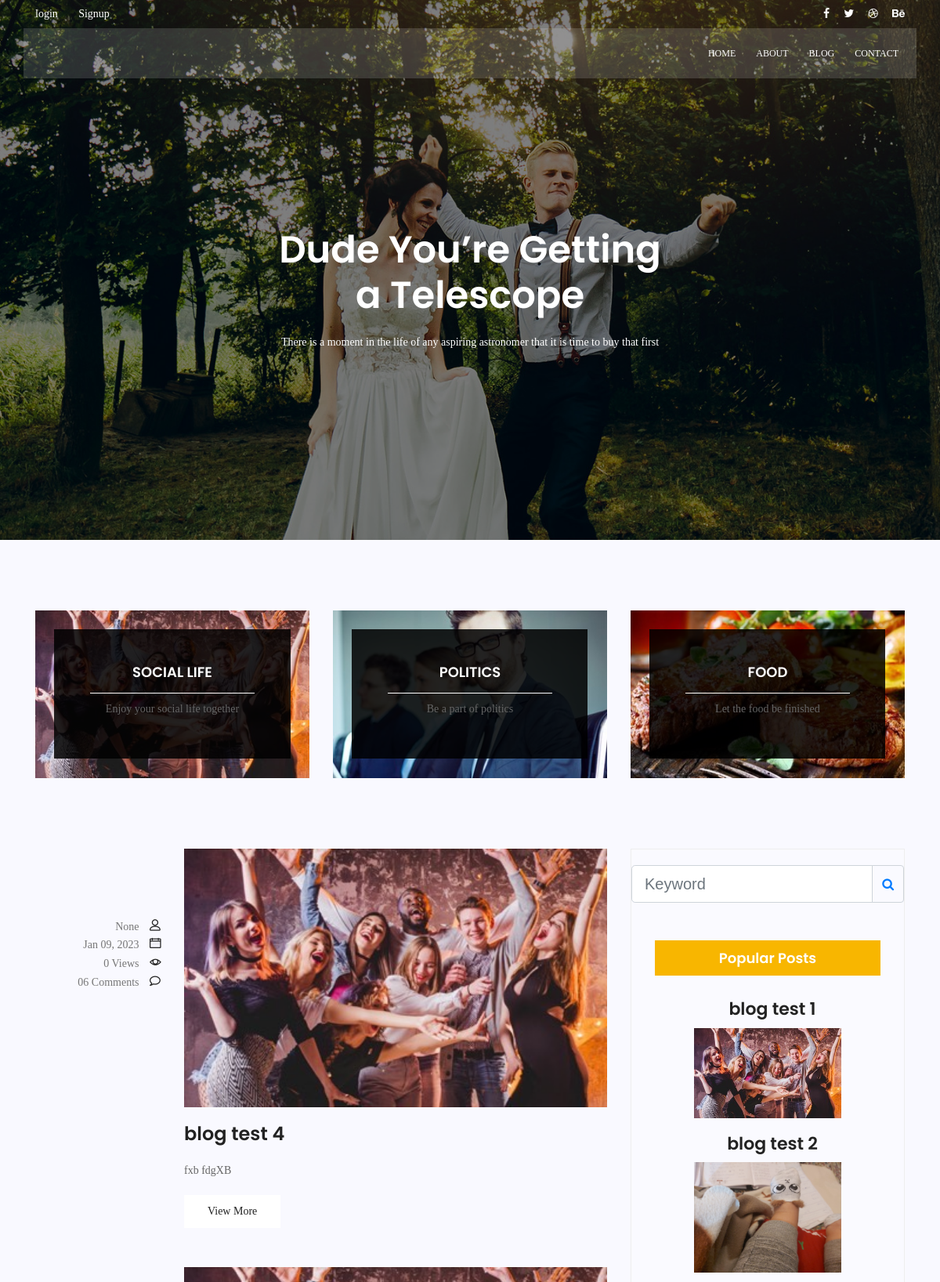
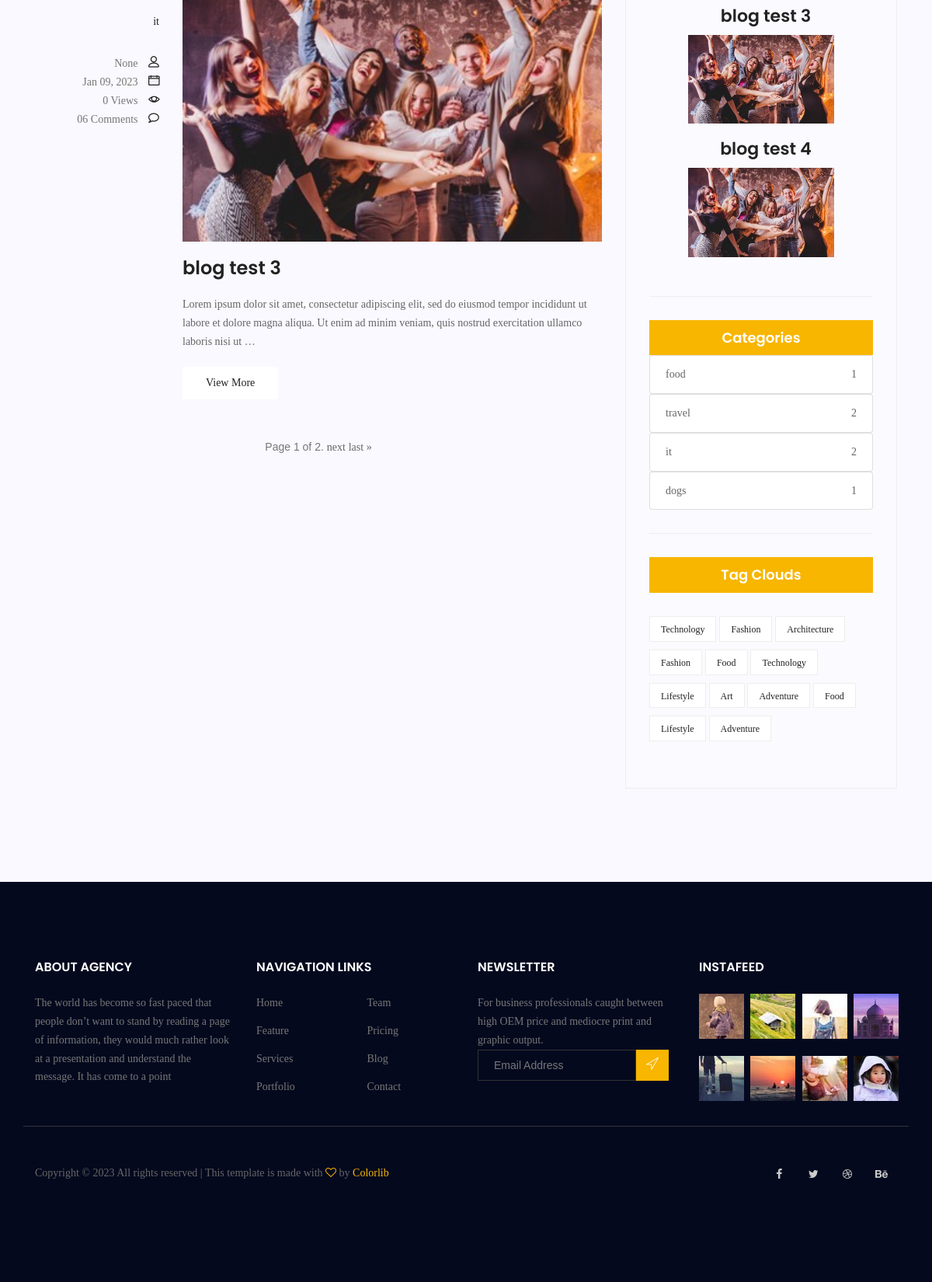
Screenshot of /blog/ with the database file from the repository (2 pictures, top to bottom).
### Blog/models.py (models this page shows, shortened)
class Post(models.Model):
    image = models.ImageField(default='img/blog/cat-widget1.jpg')
    author = models.ForeignKey(User,on_delete=models.SET_NULL,null=True)
    title = models.CharField(max_length=255)
    content = models.TextField()
    category =models.ManyToManyField(Category)
    counted_views = models.IntegerField(default=0)
    status = models.BooleanField(default=False)
    published_date = models.DateTimeField(null=True)
    created_date = models.DateTimeField(auto_now_add=True)
    updated_date = models.DateTimeField(auto_now=True)
    class Meta:
        ordering = ['-created_date']

class Category(models.Model):
    name = models.CharField(max_length=223)
    def __str__(self) :
        return self.name

### Blog/views.py (the view)
# urls.py: path('',blogs.as_view(),name='blog_home'),
class blogs(ListView):
    model=Post
    template_name='blogs/blog-home.html'
    paginate_by = 2
    def get_queryset(self):
        return Post.objects.filter(status=1)

### Blog/templatetags/blog_tag.py (called while the page is built)
@register.inclusion_tag('blogs/latest_post.html')
def last_post():
    posts=Post.objects.filter(status=1).order_by('published_date')[:4]
    return {'posts':posts}

@register.inclusion_tag('blogs/category.html')
def categore_tag():
    posts = Post.objects.filter(status=1)
    cat = Category.objects.all()
    dic = {}
    for name in cat:
        dic[name]=posts.filter(category=name).count()
    return {'categoris':dic}

### templates/blogs/blog-home.html (shortened to what this page needs)
{% extends 'base.html' %}
{% load static %}
{% block content %}
{% load blog_tag %}
<section class="banner-area relative blog-home-banner" id="home">
	<div class="overlay overlay-bg"></div>
	<div class="container">
		<div class="row d-flex align-items-center justify-content-center">
			<div class="about-content blog-header-content col-lg-12">
				<h1 class="text-white">
					Dude You’re Getting
					a Telescope
				</h1>
				<p class="text-white">
					There is a moment in the life of any aspiring astronomer that it is time to buy that first
				</p>
			</div>
		</div>
	</div>
</section>
<section class="top-category-widget-area pt-90 pb-90 ">
	<div class="container">
		<div class="row">
			<div class="col-lg-4">
				<div class="single-cat-widget">
					<div class="content relative">
						<div class="overlay overlay-bg"></div>
						<a href="#" target="_blank">
							<div class="thumb">
								<img class="content-image img-fluid d-block mx-auto"
									src="{% static 'img/blog/cat-widget1.jpg' %}" alt="">
							</div>
							<div class="content-details">
								<h4 class="content-title mx-auto text-uppercase">Social life</h4>
								<span></span>
								<p>Enjoy your social life together</p>
							</div>
						</a>
					</div>
				</div>
			</div>
			<div class="col-lg-4">
				<div class="single-cat-widget">
					<div class="content relative">
						<div class="overlay overlay-bg"></div>
						<a href="#" target="_blank">
							<div class="thumb">
								<img class="content-image img-fluid d-block mx-auto"
									src="{% static 'img/blog/cat-widget2.jpg' %}" alt="">
							</div>
							<div class="content-details">
								<h4 class="content-title mx-auto text-uppercase">Politics</h4>
								<span></span>
								<p>Be a part of politics</p>
							</div>
						</a>
					</div>
				</div>
			</div>
			<div class="col-lg-4">
				<div class="single-cat-widget">
					<div class="content relative">
						<div class="overlay overlay-bg"></div>
						<a href="#" target="_blank">
							<div class="thumb">
								<img class="content-image img-fluid d-block mx-auto"
									src="{% static 'img/blog/cat-widget3.jpg' %}" alt="">
							</div>
							<div class="content-details">
								<h4 class="content-title mx-auto text-uppercase">Food</h4>
								<span></span>
								<p>Let the food be finished</p>
							</div>
						</a>
					</div>
				</div>
			</div>
		</div>
	</div>
</section>
<section class="post-content-area">
	<div class="container">
		<div class="row">
			<div class="col-lg-8 posts-list">
				{% for post in object_list %}
				<div class="single-post row">
					<div class="col-lg-3  col-md-3 meta-details">
						<ul class="tags">
							<li><a href="#">{{ post.category.all|join:"," }}</a></li>
						</ul>
						<div class="user-details row">
							<p class="user-name col-lg-12 col-md-12 col-6"><a href="#">{{ post.author }}</a> <span
									class="lnr lnr-user"></span></p>
							<p class="date col-lg-12 col-md-12 col-6"><a href="#">{{ post.published_date|date:"M d, Y"}}</a> <span class="lnr lnr-calendar-full"></span></p>
							<p class="view col-lg-12 col-md-12 col-6"><a href="#">{{ post.counted_views }} Views</a>
								<span class="lnr lnr-eye"></span></p>
							<p class="comments col-lg-12 col-md-12 col-6"><a href="#">06 Comments</a> <span
									class="lnr lnr-bubble"></span></p>
						</div>
					</div>
					<div class="col-lg-9 col-md-9 ">
						<div class="feature-img">
							<img class="img-fluid" src="{{ post.image.url }}" alt="">
						</div>
						<a class="posts-title" href="{% url 'blog:single' pk=post.id %}">
							<h3>
								{{ post.title }}
							</h3>
						</a>
						<p class="excert">
							{{ post.content|truncatechars:200 }}
						</p>
						<a href="{% url 'blog:single' pk=post.id %}" class="primary-btn">View More</a>
					</div>
				</div>
				{% endfor %}
				<div style="text-align: center;">
					<span class="step-links">
						<span class="current">
							Page {{ page_obj.number }} of {{ page_obj.paginator.num_pages }}.
						</span>
						{% if page_obj.has_next %}
							<a href="?page={{ page_obj.next_page_number }}">next</a>
							<a href="?page={{ page_obj.paginator.num_pages }}">last &raquo;</a>
						{% endif %}
					</span>
				</div>
			</div>
			<div class="col-lg-4 sidebar-widgets">
				<div class="widget-wrap">
					<div class="mb-5">
						<form action="{% url 'blog:search' %}" method="get">
							<div class="input-group">
								<input type="text" name="s" class="form-control form-control-lg" placeholder="Keyword">
								<div class="input-group-append">
									<span class="input-group-text bg-transparent text-primary"><i
											class="fa fa-search"></i></span>
								</div>
							</div>
						</form>
					</div>
					{% last_post %}
					{% categore_tag %}
					<div class="single-sidebar-widget tag-cloud-widget">
						<h4 class="tagcloud-title">Tag Clouds</h4>
						<ul>
							<li><a href="#">Technology</a></li>
							<li><a href="#">Fashion</a></li>
							<li><a href="#">Architecture</a></li>
							<li><a href="#">Fashion</a></li>
							<li><a href="#">Food</a></li>
							<li><a href="#">Technology</a></li>
							<li><a href="#">Lifestyle</a></li>
							<li><a href="#">Art</a></li>
							<li><a href="#">Adventure</a></li>
							<li><a href="#">Food</a></li>
							<li><a href="#">Lifestyle</a></li>
							<li><a href="#">Adventure</a></li>
						</ul>
					</div>
				</div>
			</div>
		</div>
	</div>
</section>
{% endblock %}

### templates/base.html (shortened to what this page needs)
{% load static %}
<!DOCTYPE html>
<html lang="zxx" class="no-js">
<head>
    <link rel="stylesheet" href="{% static 'css/linearicons.css' %}">
    <link rel="stylesheet" href="{% static 'css/font-awesome.min.css' %}">
    <link rel="stylesheet" href="{% static 'css/bootstrap.css' %}">
    <link rel="stylesheet" href="{% static 'css/magnific-popup.css' %}">
    <link rel="stylesheet" href="{% static 'css/jquery-ui.css' %}">
    <link rel="stylesheet" href="{% static 'css/nice-select.css' %}">
    <link rel="stylesheet" href="{% static 'css/animate.min.css' %}">
    <link rel="stylesheet" href="{% static 'css/owl.carousel.css' %}">
    <link rel="stylesheet" href="{% static 'css/main.css' %}">
</head>
<body>
    <header id="header">
        <div class="header-top">
            <div class="container ">
                <div class="row align-items-center d-flex">
                    <div class="col-lg-6 col-sm-6 col-6 header-top-left">
                        <ul>
                            {% if request.user.is_authenticated %}
                              <li><a href="#">loged in {{request.user.username}}</a></li>
                              <li><a href="{% url 'accounts:logout' %}">logout</a></li>
                              {% else %}
                              <li><a href="{% url 'accounts:login' %}">login</a></li>
                              <li><a href="{% url 'accounts:signup' %}">Signup</a></li>
                            {% endif %}
                        </ul>
                    </div>
                    <div class="col-lg-6 col-sm-6 col-6 header-top-right">
                        <div class="header-social">
                            <a href="#"><i class="fa fa-facebook"></i></a>
                            <a href="#"><i class="fa fa-twitter"></i></a>
                            <a href="#"><i class="fa fa-dribbble"></i></a>
                            <a href="#"><i class="fa fa-behance"></i></a>
                        </div>
                    </div>
                </div>
            </div>
        </div>
        <div class="container main-menu">
            <div class="row align-items-center justify-content-between d-flex">
                <div id="logo">
                </div>
                <nav id="nav-menu-container">
                    <ul class="nav-menu">
                        <li><a href="{% url 'mainweb:index' %}">Home</a></li>
                        <li><a href="{% url 'mainweb:about' %}">About</a></li>
                        <li class="menu-has-children"><a href="{% url 'blog:blog_home' %}">Blog</a>
                        </li>
                        <li><a href="{% url 'mainweb:contact' %}">Contact</a></li>
                    </ul>
                </nav>
            </div>
        </div>
    </header>
    {% block content %}
    {% endblock %}
    <footer class="footer-area section-gap">
        <div class="container">
            <div class="row">
                <div class="col-lg-3  col-md-6 col-sm-6">
                    <div class="single-footer-widget">
                        <h6>About Agency</h6>
                        <p>
                            The world has become so fast paced that people don’t want to stand by reading a page of
                            information, they would much rather look at a presentation and understand the message. It
                            has come to a point
                        </p>
                    </div>
                </div>
                <div class="col-lg-3 col-md-6 col-sm-6">
                    <div class="single-footer-widget">
                        <h6>Navigation Links</h6>
                        <div class="row">
                            <div class="col">
                                <ul>
                                    <li><a href="#">Home</a></li>
                                    <li><a href="#">Feature</a></li>
                                    <li><a href="#">Services</a></li>
                                    <li><a href="#">Portfolio</a></li>
                                </ul>
                            </div>
                            <div class="col">
                                <ul>
                                    <li><a href="#">Team</a></li>
                                    <li><a href="#">Pricing</a></li>
                                    <li><a href="#">Blog</a></li>
                                    <li><a href="#">Contact</a></li>
                                </ul>
                            </div>
                        </div>
                    </div>
                </div>
                <div class="col-lg-3  col-md-6 col-sm-6">
                    <div class="single-footer-widget">
                        <h6>Newsletter</h6>
                        <p>
                            For business professionals caught between high OEM price and mediocre print and graphic
                            output.
                        </p>
                        <div id="mc_embed_signup">
                            <form target="_blank"
                                action="https://spondonit.us12.list-manage.com/subscribe/post?u=1462626880ade1ac87bd9c93a&amp;id=92a4423d01"
                                method="get" class="subscription relative">
                                <div class="input-group d-flex flex-row">
                                    <input name="EMAIL" placeholder="Email Address" onfocus="this.placeholder = ''"
                                        onblur="this.placeholder = 'Email Address '" required="" type="email">
                                    <button class="btn bb-btn"><span class="lnr lnr-location"></span></button>
                                </div>
                            </form>
                        </div>
                    </div>
                </div>
                <div class="col-lg-3  col-md-6 col-sm-6">
                    <div class="single-footer-widget mail-chimp">
                        <h6 class="mb-20">InstaFeed</h6>
                        <ul class="instafeed d-flex flex-wrap">
                            <li><img src="{% static 'img/i1.jpg' %}" alt=""></li>
                            <li><img src="{% static 'img/i2.jpg' %}" alt=""></li>
                            <li><img src="{% static 'img/i3.jpg' %}" alt=""></li>
                            <li><img src="{% static 'img/i4.jpg' %}" alt=""></li>
                            <li><img src="{% static 'img/i5.jpg' %}" alt=""></li>
                            <li><img src="{% static 'img/i6.jpg' %}" alt=""></li>
                            <li><img src="{% static 'img/i7.jpg' %}" alt=""></li>
                            <li><img src="{% static 'img/i8.jpg' %}" alt=""></li>
                        </ul>
                    </div>
                </div>
            </div>
            <div class="row footer-bottom d-flex justify-content-between align-items-center">
                <p class="col-lg-8 col-sm-12 footer-text m-0">
                    Copyright &copy;
                    <script>document.write(new Date().getFullYear());</script> All rights reserved | This template is
                    made with <i class="fa fa-heart-o" aria-hidden="true"></i> by <a href="https://colorlib.com"
                        target="_blank">Colorlib</a>
                </p>
                <div class="col-lg-4 col-sm-12 footer-social">
                    <a href="#"><i class="fa fa-facebook"></i></a>
                    <a href="#"><i class="fa fa-twitter"></i></a>
                    <a href="#"><i class="fa fa-dribbble"></i></a>
                    <a href="#"><i class="fa fa-behance"></i></a>
                </div>
            </div>
        </div>
    </footer>
</body>
</html>

### templates/blogs/latest_post.html
{% load static %}
<div class="single-sidebar-widget popular-post-widget">
    <h4 class="popular-title">Popular Posts</h4>
    <div style="text-align: center;" class="popular-post-list">
        {% for post in posts %}
        <div class="single-post-list  flex-row align-items-center">
            <div class="details">
                <a href="{% url 'blog:single' pk=post.id %}">
                    <h6 style="font-size: 22px;">{{post.title}}</h6>
                </a>
            </div>
            <div class="thumb">
                <img class="img-fluid" src="{{post.image.url}}" alt="" style="margin-left: 50px;padding-right: 100px">
            </div>
        </div>
        {% endfor %}
    </div>
</div>

### templates/blogs/category.html
{% load static %}
<div class="single-sidebar-widget popular-post-widget">
    <h4 class="popular-title">Categories</h4>
    {% for name,count in categoris.items %}
    <ul class="list-group">
        <li class="list-group-item d-flex justify-content-between align-items-center">
           <p><a href="{% url 'blog:category' cat_name=name %}">{{name}}</a></p>
           <p>{{count}}</p>
        </li>
    </ul>
    {% endfor %}
</div>

### rows the page displays
Post: author "None", published_date "Jan 09, 2023", counted_views "0", image (picture), title "blog test 4", content "fxb fdgXB"
Post: category.all "it", author "None", published_date "Jan 09, 2023", counted_views "0", image (picture), title "blog test 3", content "Lorem ipsum dolor sit amet, consectetur adipiscing elit, sed do eiusmod tempor incididunt ut labore et dolore magna aliqua. Ut enim ad minim veniam, quis nostrud exercitation ullamco laboris nisi ut …"
Post: title "blog test 1", image (picture)
Post: title "blog test 2", image (picture)
Category: name "food", id "1"
Category: name "travel", id "2"
Category: name "it", count "2"
Category: name "dogs", count "1"

### other values shown
{{ page_obj.number }} "1"
{{ page_obj.paginator.num_pages }} "2"
